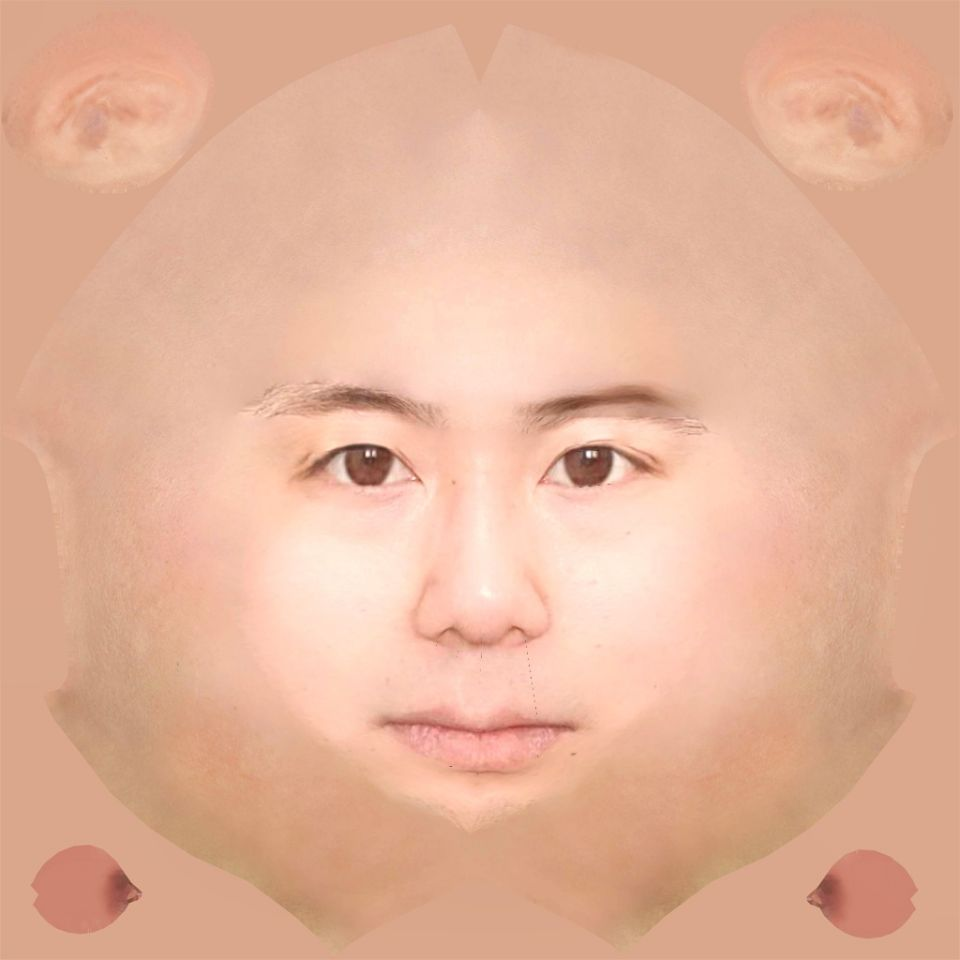
#> input picture 第一章/mmm.jpg, 960 x 960 px
$ python cvDay1.py
#> lines starting #> are read from the running program, lines starting #| are printed output that depends on the picture
# 作者 ljc
# 从头开始学习openCv课程 这是第一天写的
import cv2
import numpy

# 创建一个黑色的正方图

img = cv2.imread('mmm.jpg')
#> img is the input picture: shape (960, 960, 3); mean B, G, R 152.8, 178, 227.7

# 将图片转换为BGR格式
img = cv2.cvtColor(img, cv2.COLOR_BGR2GRAY)
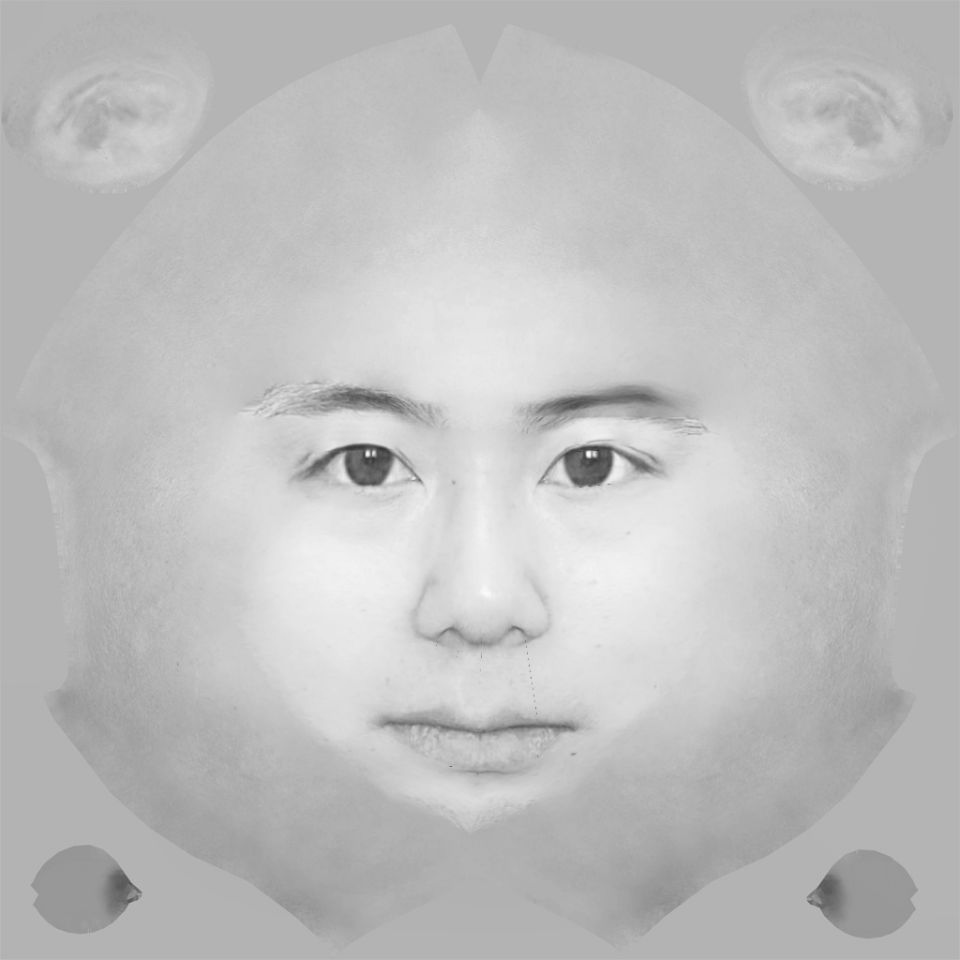
#> img: shape (960, 960); min 50, max 253, mean 190

cv2.imshow('mmm',img)
cv2.imwrite('mm.jpg',img)
cv2.waitKey()
cv2.destroyAllWindows()
